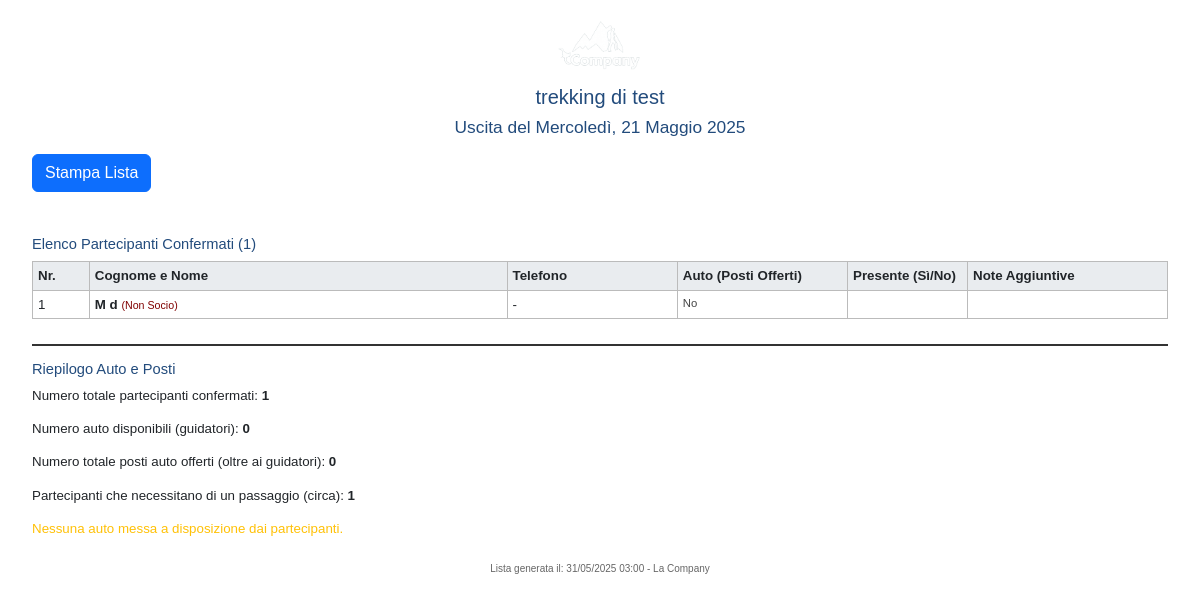
The app's page /uscita/2/partecipanti/ (signed in), older data.
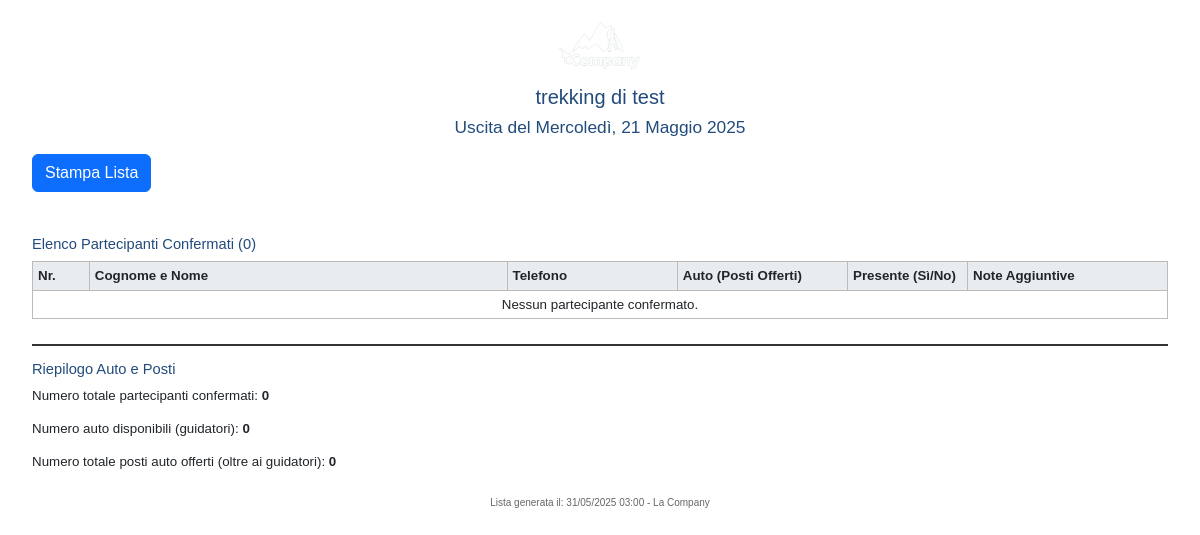
The same page, newer data.
### trekking/models.py (models this page shows, shortened)
class ScheduledTrek(models.Model):
    EVENT_STATUS_CHOICES = [
        ('PIANIFICATO', 'Pianificato'),
        ('CONFERMATO', 'Confermato'),
        ('ANNULLATO_METEO', 'Annullato (Meteo)'),
        ('ANNULLATO_ORGANIZZATORE', 'Annullato (Organizzatore)'),
        ('COMPLETATO', 'Completato'),
    ]
    trek = models.ForeignKey(Trek, on_delete=models.CASCADE, verbose_name="Trekking di Riferimento")
    date = models.DateField(verbose_name="Data Uscita")
    start_time = models.TimeField(verbose_name="Orario di Ritrovo", blank=True, null=True)
    meeting_point_specific = models.TextField(verbose_name="Punto di Ritrovo Specifico", help_text="Indirizzo preciso, coordinate, link Google Maps per questa uscita.")
    guide_name = models.CharField(max_length=100, blank=True, null=True, verbose_name="Nome Guida/Accompagnatore")
    max_participants = models.PositiveIntegerField(verbose_name="Numero Massimo Partecipanti")
    price = models.DecimalField(max_digits=7, decimal_places=2, verbose_name="Quota di Partecipazione (€)", blank=True, null=True, help_text="Lasciare vuoto o 0 se gratuito.")
    is_active = models.BooleanField(default=True, verbose_name="Visibile Pubblicamente nelle Liste Future", help_text="Controlla la visibilità nelle liste di uscite future attive. Viene gestito anche dal metodo save() in base allo stato.")
    registration_open = models.BooleanField(default=True, verbose_name="Iscrizioni Aperte (Manuale)")
    registration_deadline = models.DateTimeField(blank=True, null=True, verbose_name="Termine Iscrizioni", help_text="Opzionale: specifica data e ora esatta di chiusura. Se non impostato, le iscrizioni chiudono con l'inizio dell'evento o se 'Iscrizioni Aperte' è deselezionato.")
    event_status = models.CharField(max_length=30, choices=EVENT_STATUS_CHOICES, default='PIANIFICATO', verbose_name="Stato Uscita")
    additional_info_specific = models.TextField(blank=True, null=True, verbose_name="Info Aggiuntive Specifiche per l'Uscita")
    class Meta:
        verbose_name = "Uscita Programmata"
        verbose_name_plural = "Uscite Programmate"
        ordering = ['date', 'start_time']
    def save(self, *args, **kwargs):
        now = timezone.now()
        event_datetime_start = datetime.datetime.combine(self.date, self.start_time if self.start_time else datetime.time.min)
        if settings.USE_TZ and timezone.is_naive(event_datetime_start):
             event_datetime_start = timezone.make_aware(event_datetime_start, timezone.get_current_timezone())
        is_past_event = event_datetime_start < now
        if self.is_cancelled or self.is_completed or is_past_event:
            self.is_active = False
            self.registration_open = False
            if is_past_event and not self.is_cancelled and not self.is_completed: # Se è passato e non era già annullato/completato
                 self.event_status = 'COMPLETATO'
        elif self.event_status in ['PIANIFICATO', 'CONFERMATO']:
            if not is_past_event:
                self.is_active = True
            else: # Non dovrebbe succedere se la logica sopra è corretta, ma per sicurezza
                self.is_active = False
                self.registration_open = False
                self.event_status = 'COMPLETATO'
        if self.registration_deadline and now > self.registration_deadline:
            self.registration_open = False
        super().save(*args, **kwargs)

class Trek(models.Model):
    name = models.CharField(max_length=200, verbose_name="Nome Trekking")
    slug = models.SlugField(max_length=220, unique=True, blank=True, help_text="Lasciare vuoto per generare automaticamente dal nome.")
    description_short = models.TextField(verbose_name="Descrizione Breve", help_text="Anteprima per le liste dei trekking.")
    description_long = models.TextField(verbose_name="Descrizione Completa")
    difficulty = models.ForeignKey(Difficulty, on_delete=models.SET_NULL, null=True, blank=True, verbose_name="Grado di Difficoltà")
    def get_main_image_upload_path(instance, filename):
        return os.path.join('trek_images', instance.slug, filename)
    main_image = models.ImageField(upload_to=get_main_image_upload_path, verbose_name="Immagine Principale", help_text="Immagine rappresentativa del trekking.")
    def get_gpx_upload_path(instance, filename):
        return os.path.join('gpx_tracks', instance.slug, filename)
    gpx_file = models.FileField(upload_to=get_gpx_upload_path, blank=True, null=True, verbose_name="File Traccia GPX")
    length_km = models.FloatField(verbose_name="Lunghezza (km)", blank=True, null=True)
    elevation_gain_meters = models.PositiveIntegerField(verbose_name="Dislivello Positivo (m)", blank=True, null=True)
    elevation_loss_meters = models.PositiveIntegerField(verbose_name="Dislivello Negativo (m)", blank=True, null=True, help_text="Se diverso da quello positivo (es. traversate).")
    estimated_duration = models.CharField(max_length=100, verbose_name="Durata Stimata", blank=True, null=True, help_text="Es: '3-4 ore', '1 giorno'")
    estimated_duration_hours = models.FloatField(verbose_name="Durata Stimata (ore numerico)", blank=True, null=True, help_text="Solo numero, es. 3.5 per 3 ore e mezza. Utile per calcoli.")
    location_area = models.CharField(max_length=150, verbose_name="Area Geografica", blank=True, null=True, help_text="Es: Dolomiti Bellunesi, Appennino Ligure")
    meeting_point_general_info = models.TextField(verbose_name="Info Generali Punto di Ritrovo", blank=True, null=True, help_text="Indicazioni generiche se il trekking non è schedulato.")
    equipment_mandatory = models.TextField(verbose_name="Equipaggiamento Obbligatorio", blank=True, null=True)
    equipment_recommended = models.TextField(verbose_name="Equipaggiamento Consigliato", blank=True, null=True)
    notes = models.TextField(verbose_name="Note Aggiuntive", blank=True, null=True, help_text="Eventuali particolarità, fonti d'acqua, rifugi, ecc.")
    is_published = models.BooleanField(default=True, verbose_name="Pubblicato")
    created_at = models.DateTimeField(auto_now_add=True, verbose_name="Data Creazione")
    updated_at = models.DateTimeField(auto_now=True, verbose_name="Data Aggiornamento")
    class Meta:
        verbose_name = "Trekking / Percorso"
        verbose_name_plural = "Trekking / Percorsi"
        ordering = ['name']

class TrekRegistration(models.Model):
    STATUS_CHOICES = [
        ('CONFERMATA', 'Confermata'),
        ('ANNULLATA_UTENTE', 'Annullata (Utente)'),
        ('ANNULLATA_ADMIN', 'Annullata (Admin)'),
        ('COMPLETATA', 'Completata'),
    ]
    scheduled_trek = models.ForeignKey(ScheduledTrek, related_name='registrations', on_delete=models.CASCADE, verbose_name="Uscita Programmata")
    user = models.ForeignKey(User, on_delete=models.SET_NULL, blank=True, null=True, verbose_name="Utente Registrato (se loggato)")
    first_name = models.CharField(max_length=100, verbose_name="Nome")
    last_name = models.CharField(max_length=100, verbose_name="Cognome")
    email = models.EmailField(verbose_name="Email")
    phone = models.CharField(max_length=20, blank=True, null=True, verbose_name="Telefono")
    is_member = models.BooleanField(default=False, verbose_name="È Socio de 'La Company'?")
    birth_date = models.DateField(verbose_name="Data di Nascita", blank=True, null=True)
    birth_place = models.CharField(max_length=100, verbose_name="Luogo di Nascita", blank=True, null=True)
    address = models.CharField(max_length=255, verbose_name="Indirizzo di Residenza (Via, N°)", blank=True, null=True)
    city = models.CharField(max_length=100, verbose_name="Città di Residenza", blank=True, null=True)
    postal_code = models.CharField(max_length=10, verbose_name="CAP", blank=True, null=True)
    fiscal_code = models.CharField(max_length=16, verbose_name="Codice Fiscale", blank=True, null=True)
    has_car = models.BooleanField(default=False, verbose_name="Disponibilità Auto?")
    available_seats = models.PositiveIntegerField(verbose_name="N° Posti Auto Disponibili (oltre al guidatore)", default=0, blank=True, null=True)
    registration_date = models.DateTimeField(auto_now_add=True, verbose_name="Data Iscrizione")
    status = models.CharField(max_length=20, choices=STATUS_CHOICES, default='CONFERMATA', verbose_name="Stato Iscrizione")
    notes_user = models.TextField(blank=True, null=True, verbose_name="Note dall'Utente")
    admin_notes = models.TextField(blank=True, null=True, verbose_name="Note Admin (interne)")
    class Meta:
        verbose_name = "Iscrizione Trekking"
        verbose_name_plural = "Iscrizioni Trekking"
        ordering = ['-registration_date']

### trekking/views.py (the view)
# urls.py: path('uscita/<int:scheduled_trek_id>/partecipanti/', views.event_participant_list, name='event_participant_list'),
@staff_member_required
def event_participant_list(request, scheduled_trek_id):
    scheduled_trek = get_object_or_404(ScheduledTrek.objects.prefetch_related('registrations', 'trek'), pk=scheduled_trek_id)
    participants = scheduled_trek.registrations.filter(status='CONFERMATA').order_by('last_name', 'first_name')
    total_participants = participants.count()
    cars_available = participants.filter(has_car=True)
    drivers_count = cars_available.count() # Numero di autisti (che sono anche partecipanti)
    total_seats_in_cars_offered_by_others = sum(p.available_seats for p in cars_available if p.available_seats) # Posti offerti ESCLUSI i guidatori
    participants_needing_ride = total_participants - drivers_count
    seats_are_sufficient = total_seats_in_cars_offered_by_others >= participants_needing_ride if drivers_count < total_participants else True
    if total_participants == 0 : # Se non ci sono partecipanti, non c'è bisogno di passaggi
        participants_needing_ride = 0
        seats_are_sufficient = True
    context = {
        'scheduled_trek': scheduled_trek,
        'participants': participants,
        'total_participants': total_participants,
        'cars_available_count': drivers_count, # Rinominato per chiarezza
        'total_seats_offered_by_others': total_seats_in_cars_offered_by_others, # Rinominato per chiarezza
        'participants_needing_ride': participants_needing_ride, # NUOVO
        'seats_are_sufficient': seats_are_sufficient, # NUOVO
        'page_title': f"Lista Partecipanti - {scheduled_trek.trek.name} del {scheduled_trek.date.strftime('%d/%m')}"
    }
    return render(request, 'trekking/event_participant_list.html', context)

### trekking/templates/trekking/event_participant_list.html (shortened to what this page needs)
{% load static %}
<!DOCTYPE html>
<html lang="it">
<head>
    <link href="https://cdn.jsdelivr.net/npm/bootstrap@5.3.3/dist/css/bootstrap.min.css" rel="stylesheet">
</head>
<body>
    <div class="container-fluid">
        <div class="text-center mb-3">
            <img src="{% static 'trekking/img/image.png' %}" alt="Logo La Company" class="header-logo">
            <h2>{{ scheduled_trek.trek.name }}</h2>
            <h3>Uscita del {{ scheduled_trek.date|date:"l, d F Y" }}</h3>
        </div>
        <button onclick="window.print();" class="btn btn-primary no-print">Stampa Lista</button>
        <h4 class="mt-4">Elenco Partecipanti Confermati ({{ total_participants }})</h4>
        <table>
            <thead>
                <tr>
                    <th style="width: 5%;">Nr.</th>
                    <th>Cognome e Nome</th>
                    <th style="width: 15%;">Telefono</th>
                    <th style="width: 15%;">Auto (Posti Offerti)</th>
                    <th class="presence-cell">Presente (Sì/No)</th>
                    <th class="notes-cell">Note Aggiuntive</th>
                </tr>
            </thead>
            <tbody>
                {% for p in participants %}
                <tr>
                    <td>{{ forloop.counter }}</td>
                    <td><strong>{{ p.last_name|upper }} {{ p.first_name }}</strong>
                        {% if not p.is_member %}<span style="font-size:0.8em; color: #800000;"> (Non Socio)</span>{% endif %}
                    </td>
                    <td>{{ p.phone|default:"-" }}</td>
                    <td class="car-info">
                        {% if p.has_car %}
                            Sì ({{ p.available_seats|default:"0" }})
                        {% else %}
                            No
                        {% endif %}
                    </td>
                    <td></td>
                    <td>{% if p.notes_user %}* {{p.notes_user|truncatewords:10}}{% endif %}</td>
                </tr>
                {% empty %}
                <tr>
                    <td colspan="6" class="text-center">Nessun partecipante confermato.</td>
                </tr>
                {% endfor %}
            </tbody>
        </table>
        <div class="summary">
            <h4>Riepilogo Auto e Posti</h4>
            <p>Numero totale partecipanti confermati: <strong>{{ total_participants }}</strong></p>
            <p>Numero auto disponibili (guidatori): <strong>{{ cars_available_count }}</strong></p>
            <p>Numero totale posti auto offerti (oltre ai guidatori): <strong>{{ total_seats_offered_by_others }}</strong></p>
            {% if total_participants > 0 %}
                <p>Partecipanti che necessitano di un passaggio (circa):
                   <strong>{{ participants_needing_ride }}</strong>
                </p>
                {% if seats_are_sufficient %}
                    <p class="text-success">I posti auto offerti sembrano sufficienti!</p>
                {% elif cars_available_count > 0 %}
                    <p class="text-danger">Attenzione: i posti auto offerti ({{ total_seats_offered_by_others }}) potrebbero non essere sufficienti per i partecipanti che necessitano di un passaggio ({{ participants_needing_ride }}).</p>
                {% else %}
                     {% if participants_needing_ride > 0 %}
                        <p class="text-warning">Nessuna auto messa a disposizione dai partecipanti.</p>
                     {% else %}
                        <p class="text-info">Nessuno necessita di un passaggio (tutti autonomi o autisti).</p>
                     {% endif %}
                {% endif %}
            {% endif %}
        </div>
        <div class="footer-print">
            Lista generata il: {% now "d/m/Y H:i" %} - La Company
        </div>
    </div>
</body>
</html>

### trekking/templates/trekking/event_participant_list.html (style rules this page uses)
body { font-family: Arial, sans-serif; margin: 20px; font-size: 10pt; line-height: 1.3; }
.header-logo { max-height: 50px; margin-bottom: 15px; }
h1, h2, h3, h4 { color: #224b7c; margin-bottom: 8px; }
h2 { font-size: 15pt; }
h3 { font-size: 13pt; }
h4 { font-size: 11pt; }
table { width: 100%; border-collapse: collapse; margin-bottom: 20px; }
th, td { border: 1px solid #bbb; padding: 5px; text-align: left; vertical-align: top; }
th { background-color: #e9ecef; font-weight: bold; }
.presence-cell { width: 120px; }
.notes-cell { width: 200px; }
.summary { margin-top: 25px; padding-top:15px; border-top: 2px solid #333; }
.no-print { margin-bottom: 20px; }
.footer-print { margin-top: 25px; font-size: 0.75em; text-align: center; color: #666; }

Row changes from the older to the newer data that the page shows:
removed TrekRegistration: last_name "M", first_name "d", is_member "(Non Socio)", phone "-", has_car "No"
Text that changed along with them:
{{ total_participants }}: "1" → "0"
{{ participants_needing_ride }}: "1" → (not shown)
text no longer shown: "Partecipanti che necessitano di un passaggio (circa): Nessuna auto messa a disposizione dai partecipanti."
text now shown: "Nessun partecipante confermato."
